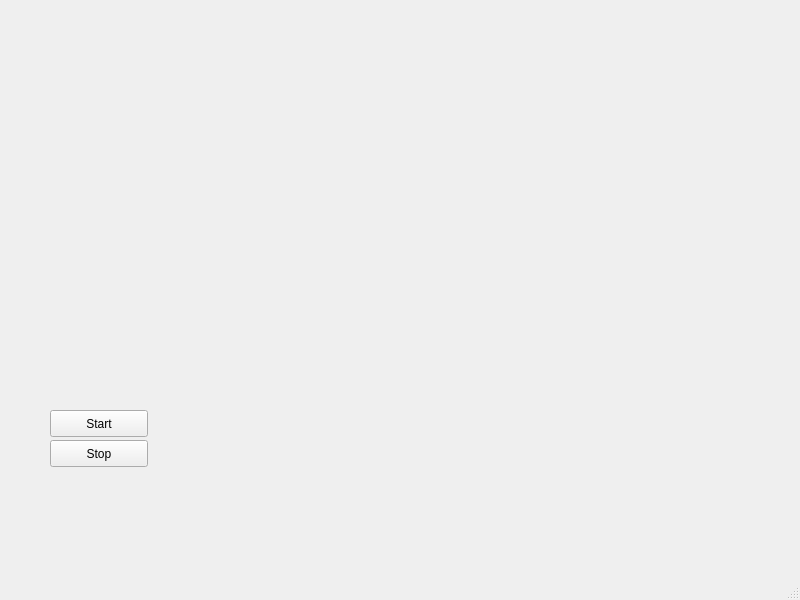
<?xml version="1.0" encoding="UTF-8"?>
<ui version="4.0">
 <class>MainWindow</class>
 <widget class="QMainWindow" name="MainWindow">
  <property name="geometry">
   <rect>
    <x>0</x>
    <y>0</y>
    <width>800</width>
    <height>600</height>
   </rect>
  </property>
  <property name="windowTitle">
   <string>MainWindow</string>
  </property>
  <widget class="QWidget" name="centralwidget">
   <widget class="QPushButton" name="brnStartStream">
    <property name="geometry">
     <rect>
      <x>50</x>
      <y>410</y>
      <width>98</width>
      <height>27</height>
     </rect>
    </property>
    <property name="text">
     <string>Start</string>
    </property>
   </widget>
   <widget class="QPushButton" name="brnStopStream">
    <property name="geometry">
     <rect>
      <x>50</x>
      <y>440</y>
      <width>98</width>
      <height>27</height>
     </rect>
    </property>
    <property name="text">
     <string>Stop</string>
    </property>
   </widget>
  </widget>
  <widget class="QMenuBar" name="menubar">
   <property name="geometry">
    <rect>
     <x>0</x>
     <y>0</y>
     <width>800</width>
     <height>25</height>
    </rect>
   </property>
  </widget>
  <widget class="QStatusBar" name="statusbar"/>
 </widget>
 <resources/>
 <connections/>
</ui>
